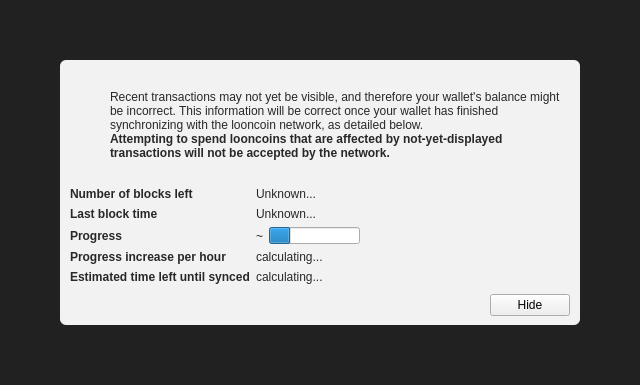
<?xml version="1.0" encoding="UTF-8"?>
<ui version="4.0">
 <class>ModalOverlay</class>
 <widget class="ModalOverlay" name="ModalOverlay">
  <property name="geometry">
   <rect>
    <x>0</x>
    <y>0</y>
    <width>640</width>
    <height>385</height>
   </rect>
  </property>
  <property name="windowTitle">
   <string>Form</string>
  </property>
  <layout class="QVBoxLayout" name="verticalLayout" stretch="0">
   <property name="sizeConstraint">
    <enum>QLayout::SetDefaultConstraint</enum>
   </property>
   <property name="leftMargin">
    <number>0</number>
   </property>
   <property name="topMargin">
    <number>0</number>
   </property>
   <property name="rightMargin">
    <number>0</number>
   </property>
   <property name="bottomMargin">
    <number>0</number>
   </property>
   <item>
    <widget class="QWidget" name="bgWidget" native="true">
     <property name="styleSheet">
      <string notr="true">#bgWidget { background: rgba(0,0,0,220); }</string>
     </property>
     <layout class="QVBoxLayout" name="verticalLayoutMain" stretch="1">
      <property name="leftMargin">
       <number>60</number>
      </property>
      <property name="topMargin">
       <number>60</number>
      </property>
      <property name="rightMargin">
       <number>60</number>
      </property>
      <property name="bottomMargin">
       <number>60</number>
      </property>
      <item>
       <widget class="QWidget" name="contentWidget" native="true">
        <property name="styleSheet">
         <string notr="true">#contentWidget { background: rgba(255,255,255,240); border-radius: 6px; }

QLabel { color: rgb(40,40,40);  }</string>
        </property>
        <layout class="QVBoxLayout" name="verticalLayoutSub" stretch="1,0,0,0">
         <property name="spacing">
          <number>0</number>
         </property>
         <property name="leftMargin">
          <number>10</number>
         </property>
         <property name="topMargin">
          <number>10</number>
         </property>
         <property name="rightMargin">
          <number>10</number>
         </property>
         <property name="bottomMargin">
          <number>10</number>
         </property>
         <item>
          <layout class="QHBoxLayout" name="horizontalLayoutIconText" stretch="0,1">
           <property name="topMargin">
            <number>20</number>
           </property>
           <item>
            <layout class="QVBoxLayout" name="verticalLayoutIcon">
             <property name="leftMargin">
              <number>0</number>
             </property>
             <item>
              <widget class="QPushButton" name="warningIcon">
               <property name="enabled">
                <bool>false</bool>
               </property>
               <property name="text">
                <string/>
               </property>
               <property name="icon">
                <iconset>
                 <normaloff>:/icons/warning</normaloff>
                 <disabledoff>:/icons/warning</disabledoff>:/icons/warning</iconset>
               </property>
               <property name="iconSize">
                <size>
                 <width>48</width>
                 <height>48</height>
                </size>
               </property>
               <property name="flat">
                <bool>true</bool>
               </property>
              </widget>
             </item>
             <item>
              <spacer name="verticalSpacerWarningIcon">
               <property name="orientation">
                <enum>Qt::Vertical</enum>
               </property>
               <property name="sizeHint" stdset="0">
                <size>
                 <width>20</width>
                 <height>40</height>
                </size>
               </property>
              </spacer>
             </item>
            </layout>
           </item>
           <item>
            <layout class="QVBoxLayout" name="verticalLayoutInfoText">
             <property name="leftMargin">
              <number>0</number>
             </property>
             <property name="topMargin">
              <number>0</number>
             </property>
             <item>
              <widget class="QLabel" name="infoText">
               <property name="text">
                <string>Recent transactions may not yet be visible, and therefore your wallet's balance might be incorrect. This information will be correct once your wallet has finished synchronizing with the looncoin network, as detailed below.</string>
               </property>
               <property name="textFormat">
                <enum>Qt::RichText</enum>
               </property>
               <property name="wordWrap">
                <bool>true</bool>
               </property>
              </widget>
             </item>
             <item>
              <widget class="QLabel" name="infoTextStrong">
               <property name="font">
                <font>
                 <weight>75</weight>
                 <bold>true</bold>
                </font>
               </property>
               <property name="text">
                <string>Attempting to spend looncoins that are affected by not-yet-displayed transactions will not be accepted by the network.</string>
               </property>
               <property name="textFormat">
                <enum>Qt::RichText</enum>
               </property>
               <property name="wordWrap">
                <bool>true</bool>
               </property>
              </widget>
             </item>
             <item>
              <spacer name="verticalSpacerInTextSpace">
               <property name="orientation">
                <enum>Qt::Vertical</enum>
               </property>
               <property name="sizeHint" stdset="0">
                <size>
                 <width>20</width>
                 <height>40</height>
                </size>
               </property>
              </spacer>
             </item>
            </layout>
           </item>
          </layout>
         </item>
         <item>
          <spacer name="verticalSpacerAfterText">
           <property name="orientation">
            <enum>Qt::Vertical</enum>
           </property>
           <property name="sizeHint" stdset="0">
            <size>
             <width>20</width>
             <height>40</height>
            </size>
           </property>
          </spacer>
         </item>
         <item>
          <layout class="QFormLayout" name="formLayout">
           <property name="fieldGrowthPolicy">
            <enum>QFormLayout::FieldsStayAtSizeHint</enum>
           </property>
           <property name="horizontalSpacing">
            <number>6</number>
           </property>
           <property name="verticalSpacing">
            <number>6</number>
           </property>
           <property name="topMargin">
            <number>10</number>
           </property>
           <item row="0" column="0">
            <widget class="QLabel" name="labelNumberOfBlocksLeft">
             <property name="font">
              <font>
               <weight>75</weight>
               <bold>true</bold>
              </font>
             </property>
             <property name="text">
              <string>Number of blocks left</string>
             </property>
            </widget>
           </item>
           <item row="0" column="1">
            <widget class="QLabel" name="numberOfBlocksLeft">
             <property name="text">
              <string>Unknown...</string>
             </property>
            </widget>
           </item>
           <item row="1" column="0">
            <widget class="QLabel" name="labelLastBlockTime">
             <property name="font">
              <font>
               <weight>75</weight>
               <bold>true</bold>
              </font>
             </property>
             <property name="text">
              <string>Last block time</string>
             </property>
            </widget>
           </item>
           <item row="1" column="1">
            <widget class="QLabel" name="newestBlockDate">
             <property name="sizePolicy">
              <sizepolicy hsizetype="Maximum" vsizetype="Preferred">
               <horstretch>0</horstretch>
               <verstretch>0</verstretch>
              </sizepolicy>
             </property>
             <property name="text">
              <string>Unknown...</string>
             </property>
            </widget>
           </item>
           <item row="2" column="0">
            <widget class="QLabel" name="labelSyncDone">
             <property name="font">
              <font>
               <weight>75</weight>
               <bold>true</bold>
              </font>
             </property>
             <property name="text">
              <string>Progress</string>
             </property>
            </widget>
           </item>
           <item row="2" column="1">
            <layout class="QHBoxLayout" name="horizontalLayoutSync" stretch="0,1">
             <item>
              <widget class="QLabel" name="percentageProgress">
               <property name="text">
                <string notr="true">~</string>
               </property>
              </widget>
             </item>
             <item>
              <widget class="QProgressBar" name="progressBar">
               <property name="value">
                <number>24</number>
               </property>
               <property name="format">
                <string/>
               </property>
              </widget>
             </item>
            </layout>
           </item>
           <item row="4" column="0">
            <widget class="QLabel" name="labelProgressIncrease">
             <property name="font">
              <font>
               <weight>75</weight>
               <bold>true</bold>
              </font>
             </property>
             <property name="text">
              <string>Progress increase per hour</string>
             </property>
            </widget>
           </item>
           <item row="4" column="1">
            <widget class="QLabel" name="progressIncreasePerH">
             <property name="text">
              <string>calculating...</string>
             </property>
            </widget>
           </item>
           <item row="5" column="0">
            <widget class="QLabel" name="labelEstimatedTimeLeft">
             <property name="font">
              <font>
               <weight>75</weight>
               <bold>true</bold>
              </font>
             </property>
             <property name="text">
              <string>Estimated time left until synced</string>
             </property>
            </widget>
           </item>
           <item row="5" column="1">
            <widget class="QLabel" name="expectedTimeLeft">
             <property name="text">
              <string>calculating...</string>
             </property>
            </widget>
           </item>
          </layout>
         </item>
         <item>
          <layout class="QHBoxLayout" name="horizontalLayoutButtons">
           <property name="leftMargin">
            <number>10</number>
           </property>
           <property name="topMargin">
            <number>10</number>
           </property>
           <item>
            <spacer name="horizontalSpacer">
             <property name="orientation">
              <enum>Qt::Horizontal</enum>
             </property>
             <property name="sizeHint" stdset="0">
              <size>
               <width>40</width>
               <height>20</height>
              </size>
             </property>
            </spacer>
           </item>
           <item>
            <widget class="QPushButton" name="closeButton">
             <property name="text">
              <string>Hide</string>
             </property>
            </widget>
           </item>
          </layout>
         </item>
        </layout>
       </widget>
      </item>
     </layout>
    </widget>
   </item>
  </layout>
 </widget>
 <customwidgets>
  <customwidget>
   <class>ModalOverlay</class>
   <extends>QWidget</extends>
   <header>modaloverlay.h</header>
   <container>1</container>
  </customwidget>
 </customwidgets>
 <resources/>
 <connections/>
</ui>
